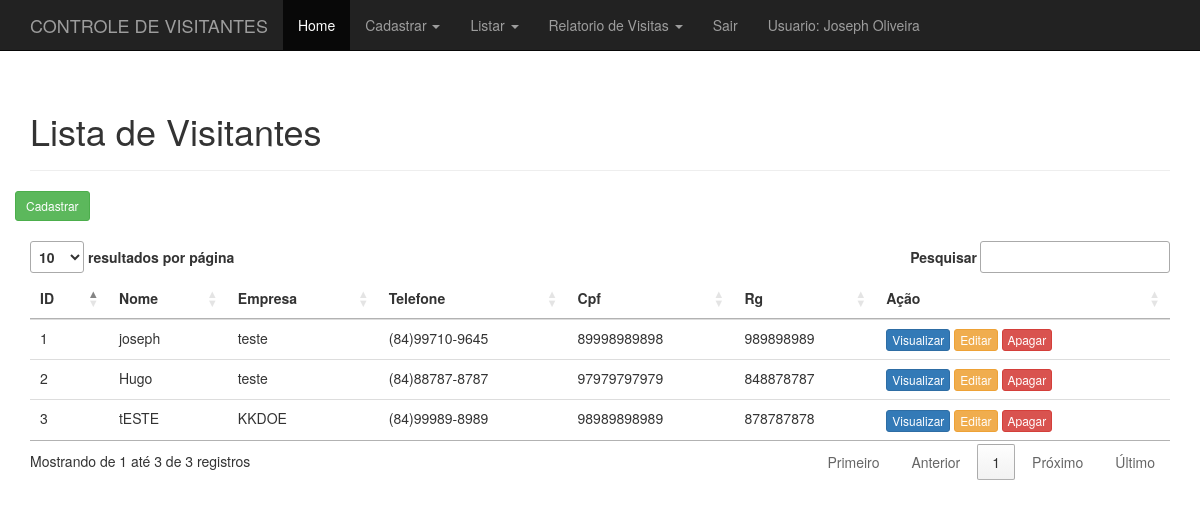
Screenshot of /administrativo.php?link=2 (signed in) with the database file from the repository.
### tables this page shows
CREATE TABLE `visitante` (
  `id` int(11) NOT NULL,
  `nome` varchar(220) DEFAULT NULL,
  `empresa` varchar(100) DEFAULT NULL,
  `telefone` varchar(255) DEFAULT NULL,
  `cpf` varchar(14) DEFAULT NULL,
  `rg` varchar(11) DEFAULT NULL
);

### procurar.php (the view, shortened to what this page needs)
<?php
     $resultado=mysqli_query($conn, "SELECT * FROM visitante ORDER BY 'id'");
 ?>
   <div class="container">
   <div class="page-header">
     <h1>Lista de Visitantes</h1>
   </div>
   <div class="row">
     <div class="pull-center">
       <a href='administrativo.php?link=3'><button type='button' class='btn btn-sm btn-success'>Cadastrar</button></a>
       </div>
       </div>
     <div class="row">
     <div class="col-md-12">
       <table class="table table-condensed table-hover" id="tabela_procurar">
         <thead>
           <tr>
             <th>ID</th>
             <th>Nome</th>
             <th>Empresa</th>
             <th>Telefone</th>
             <th>Cpf</th>
             <th>Rg</th>
             <th>Ação</th>
           </tr>
         </thead>
         <tbody>
           <?php
             while($linhas = mysqli_fetch_array($resultado)){
               echo "<tr>";
                   echo "<td>".$linhas['id']."</td>";
                   echo "<td>".$linhas['nome']."</td>";
                   echo "<td>".$linhas['empresa']."</td>";
                   echo "<td>".$linhas['telefone']."</td>";
                   echo "<td>".$linhas['cpf']."</td>";
                   echo "<td>".$linhas['rg']."</td>";
                   ?>
                   <td>
                   <a href ='administrativo.php?link=5&id=<?php echo $linhas['id']; ?>'><button type='button' class='btn btn-xs btn-primary'>Visualizar</button></a>
                   <a href ='administrativo.php?link=4&id=<?php echo $linhas['id']; ?>'><button type='button' class='btn btn-xs btn-warning'>Editar</button></a>
                   <a href ='processa/processa_apagar_visitante.php?id=<?php echo $linhas['id'];?>'><button type='button' class='btn btn-xs btn-danger'>Apagar</button></a>
                   <?php
               echo "</tr>";
           }
           ?>
         </tbody>
       </table>
     </div>
   </div>
 </div>

### rows the page displays
visitante: id "1", nome "joseph", empresa "teste", telefone "(84)99710-9645", cpf "89998989898", rg "989898989"
visitante: id "2", nome "Hugo", empresa "teste", telefone "(84)88787-8787", cpf "97979797979", rg "848878787"
visitante: id "3", nome "tESTE", empresa "KKDOE", telefone "(84)99989-8989", cpf "98989898989", rg "878787878"

### other values shown
$_SESSION['usuarioNome'] "Joseph Oliveira"
